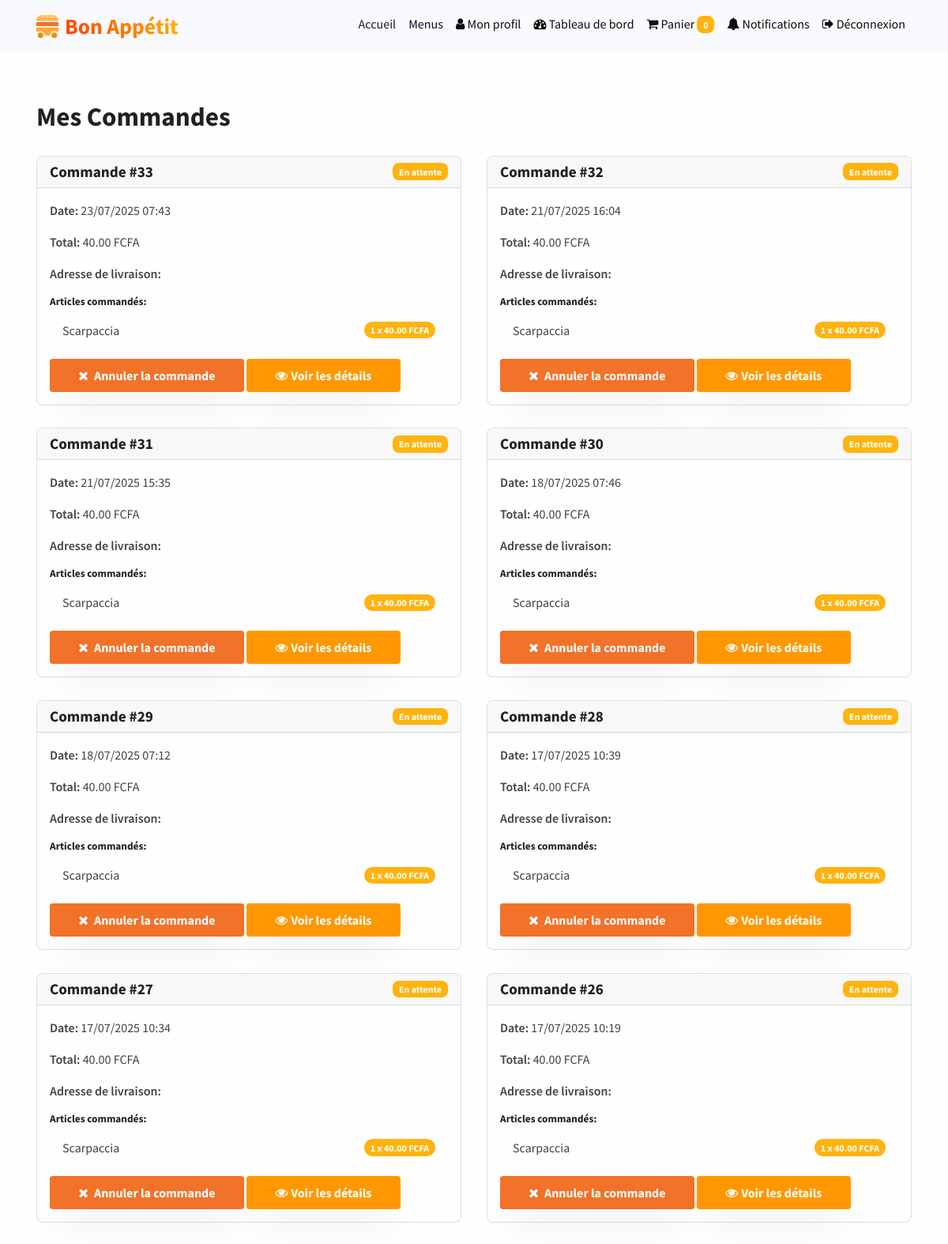
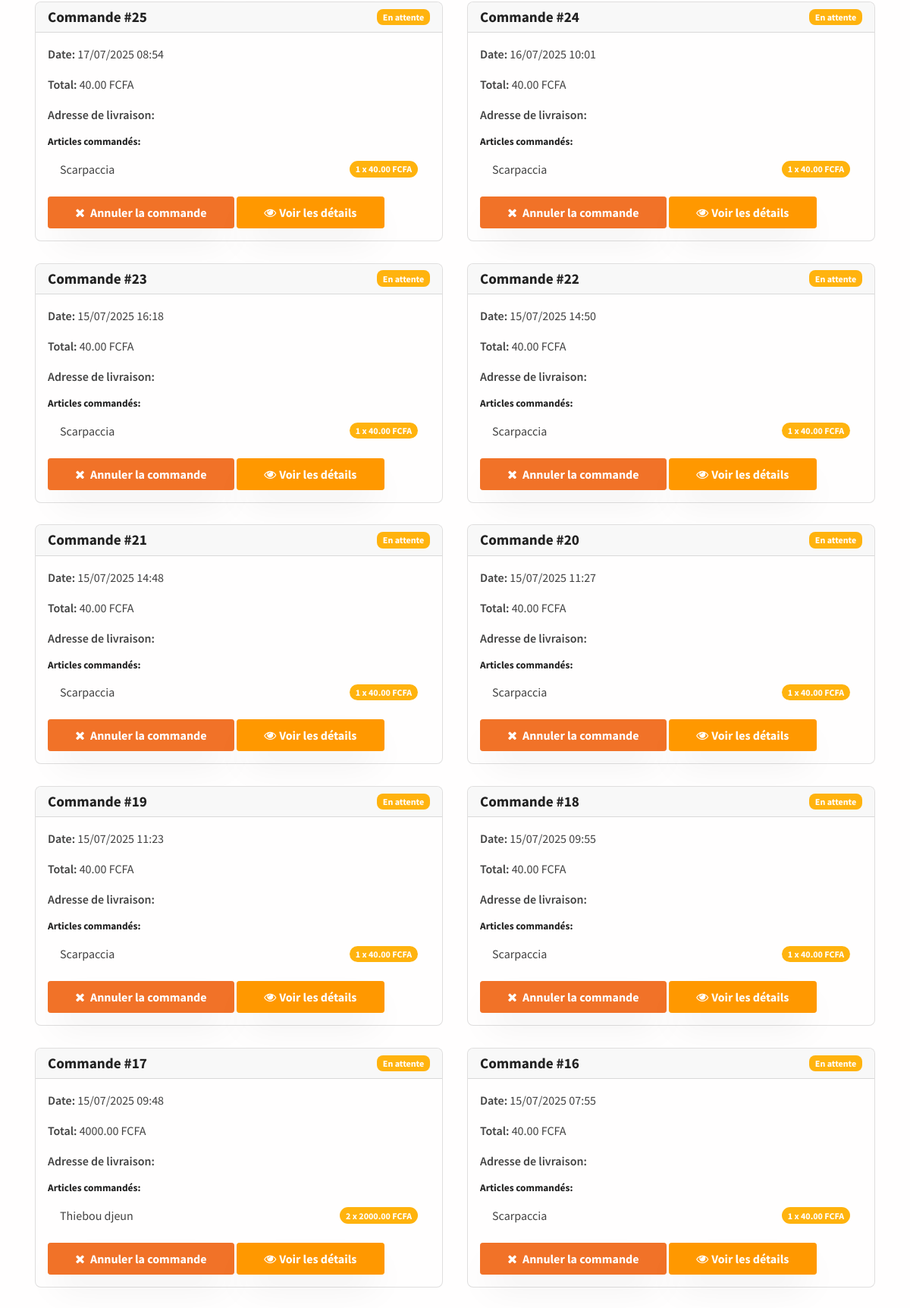
Page /commandes/mes-commandes/ (signed in, upper part) on the committed database (2 pictures, top to bottom).
### commandes/models.py (models this page shows, shortened)
class Commande(models.Model):
    class Statut(models.TextChoices):
        EN_ATTENTE = 'EN_ATTENTE', 'En attente'
        EN_PREPARATION = 'EN_PREPARATION', 'En préparation'
        PRETE = 'PRETE', 'Prête'
        LIVREE = 'RECUPEREE', 'Récupérée'
        ANNULEE = 'ANNULEE', 'Annulée'
    client = models.ForeignKey(settings.AUTH_USER_MODEL, on_delete=models.CASCADE, related_name='commandes')
    date_commande = models.DateTimeField(auto_now_add=True)
    statut = models.CharField(
        max_length=20,
        choices=Statut.choices,
        default=Statut.EN_ATTENTE
    )
    telephone = models.CharField(max_length=15)
    notes = models.TextField(blank=True)
    total = models.DecimalField(max_digits=10, decimal_places=2, default=0)

class LigneCommande(models.Model):
    commande = models.ForeignKey(Commande, on_delete=models.CASCADE, related_name='lignes')
    menu = models.ForeignKey(Menu, on_delete=models.CASCADE)
    quantite = models.PositiveIntegerField(default=1)
    prix_unitaire = models.DecimalField(max_digits=10, decimal_places=2)
    sous_total = models.DecimalField(max_digits=10, decimal_places=2)

### menus/models.py (models this page shows, shortened)
class Menu(models.Model):
    CATEGORIE_CHOICES = [
        ('entree', 'Entrée'),
        ('plat', 'Plat'),
        ('dessert', 'Dessert'),
        ('boisson', 'Boisson'),
        ('fast-food', 'Fast-Food'),
        ('snack', 'Snack'),
    ]
    nom = models.CharField(max_length=100)
    description = models.TextField()
    prix = models.DecimalField(max_digits=6, decimal_places=2)
    image = models.ImageField(upload_to='menus/', null=True, blank=True)
    disponible = models.BooleanField(default=True)
    categorie = models.CharField(max_length=20, choices=CATEGORIE_CHOICES)

### commandes/views.py (the view)
# urls.py: path('mes-commandes/', views.mes_commandes, name='mes_commandes'),
@login_required
def mes_commandes(request):
    commandes = Commande.objects.filter(client=request.user).order_by('-date_commande')
    return render(request, 'commandes/mes_commandes.html', {'commandes': commandes})

### comptes/models.py (called while the page is built)
    def is_client(self):
        return self.role == self.Role.CLIENT

### templates/commandes/mes_commandes.html
{% extends 'base.html' %}
{% block content %}
<div class="container mt-5">
    <h2 class="mb-4">Mes Commandes</h2>
    {% if commandes %}
        <div class="row">
            {% for commande in commandes %}
                <div class="col-md-6 mb-4">
                    <div class="card">
                        <div class="card-header d-flex justify-content-between align-items-center">
                            <h5 class="mb-0">Commande #{{ commande.id }}</h5>
                            <span class="badge {% if commande.statut == 'EN_ATTENTE' %}bg-warning
                                            {% elif commande.statut == 'EN_PREPARATION' %}bg-info
                                            {% elif commande.statut == 'PRETE' %}bg-primary
                                            {% elif commande.statut == 'LIVREE' %}bg-success
                                            {% else %}bg-danger{% endif %}">
                                {{ commande.get_statut_display }}
                            </span>
                        </div>
                        <div class="card-body">
                            <p><strong>Date:</strong> {{ commande.date_commande|date:"d/m/Y H:i" }}</p>
                            <p><strong>Total:</strong> {{ commande.total }} FCFA</p>
                            <p><strong>Adresse de livraison:</strong> {{ commande.adresse_livraison }}</p>
                            <div class="mt-3">
                                <h6>Articles commandés:</h6>
                                <ul class="list-group list-group-flush">
                                    {% for ligne in commande.lignes.all %}
                                        <li class="list-group-item d-flex justify-content-between align-items-center">
                                            {{ ligne.menu.nom }}
                                            <span class="badge bg-primary rounded-pill">
                                                {{ ligne.quantite }} x {{ ligne.prix_unitaire }} FCFA
                                            </span>
                                        </li>
                                    {% endfor %}
                                </ul>
                            </div>
                            <div class="mt-3">
                                {% if commande.statut == 'EN_ATTENTE' %}
                                    <a href="{% url 'annuler_commande' commande.id %}" class="btn btn-danger d-inline-flex align-items-center"
                                       onclick="return confirm('Êtes-vous sûr de vouloir annuler cette commande ?')">
                                        <i class="fa fa-times me-1"></i> Annuler la commande
                                    </a>
                                {% endif %}
                                <a href="{% url 'detail_commande' commande.id %}" class="btn btn-primary d-inline-flex align-items-center">
                                    <i class="fa fa-eye me-1"></i> Voir les détails
                                </a>
                            </div>
                        </div>
                    </div>
                </div>
            {% endfor %}
        </div>
    {% else %}
        <div class="alert alert-info">
            Vous n'avez pas encore passé de commande. <a href="{% url 'accueil' %}">Découvrez nos menus</a>
        </div>
    {% endif %}
</div>
{% endblock %}

### static/assets/css/custom.css (style rules this page uses)
html, body { height: 100%; }
body { display: flex; flex-direction: column; min-height: 100vh; overflow-x: hidden; }
.btn-danger { opacity: 1 !important; visibility: visible !important; display: inline-block !important; }

### menus/templates/base.html (style rules this page uses)
body { overflow-x: hidden; }

### rows in the picture
Commande: id "33", statut "En attente", date_commande "23/07/2025 07:43", total "40.00", shows "Annuler la commande"
LigneCommande: menu.nom "Scarpaccia", quantite "1", prix_unitaire "40.00"
Commande: id "32", statut "En attente", date_commande "21/07/2025 16:04", total "40.00", shows "Annuler la commande"
LigneCommande: menu.nom "Scarpaccia", quantite "1", prix_unitaire "40.00"
Commande: id "31", statut "En attente", date_commande "21/07/2025 15:35", total "40.00", shows "Annuler la commande"
LigneCommande: menu.nom "Scarpaccia", quantite "1", prix_unitaire "40.00"
Commande: id "30", statut "En attente", date_commande "18/07/2025 07:46", total "40.00", shows "Annuler la commande"
LigneCommande: menu.nom "Scarpaccia", quantite "1", prix_unitaire "40.00"
Commande: id "29", statut "En attente", date_commande "18/07/2025 07:12", total "40.00", shows "Annuler la commande"
LigneCommande: menu.nom "Scarpaccia", quantite "1", prix_unitaire "40.00"
Commande: id "28", statut "En attente", date_commande "17/07/2025 10:39", total "40.00", shows "Annuler la commande"
LigneCommande: menu.nom "Scarpaccia", quantite "1", prix_unitaire "40.00"
Commande: id "27", statut "En attente", date_commande "17/07/2025 10:34", total "40.00", shows "Annuler la commande"
LigneCommande: menu.nom "Scarpaccia", quantite "1", prix_unitaire "40.00"
Commande: id "26", statut "En attente", date_commande "17/07/2025 10:19", total "40.00", shows "Annuler la commande"
LigneCommande: menu.nom "Scarpaccia", quantite "1", prix_unitaire "40.00"
Commande: id "25", statut "En attente", date_commande "17/07/2025 08:54", total "40.00", shows "Annuler la commande"
LigneCommande: menu.nom "Scarpaccia", quantite "1", prix_unitaire "40.00"
Commande: id "24", statut "En attente", date_commande "16/07/2025 10:01", total "40.00", shows "Annuler la commande"
LigneCommande: menu.nom "Scarpaccia", quantite "1", prix_unitaire "40.00"
Commande: id "23", statut "En attente", date_commande "15/07/2025 16:18", total "40.00", shows "Annuler la commande"
LigneCommande: menu.nom "Scarpaccia", quantite "1", prix_unitaire "40.00"
Commande: id "22", statut "En attente", date_commande "15/07/2025 14:50", total "40.00", shows "Annuler la commande"
LigneCommande: menu.nom "Scarpaccia", quantite "1", prix_unitaire "40.00"
Commande: id "21", statut "En attente", date_commande "15/07/2025 14:48", total "40.00", shows "Annuler la commande"
LigneCommande: menu.nom "Scarpaccia", quantite "1", prix_unitaire "40.00"
Commande: id "20", statut "En attente", date_commande "15/07/2025 11:27", total "40.00", shows "Annuler la commande"
LigneCommande: menu.nom "Scarpaccia", quantite "1", prix_unitaire "40.00"
Commande: id "19", statut "En attente", date_commande "15/07/2025 11:23", total "40.00", shows "Annuler la commande"
LigneCommande: menu.nom "Scarpaccia", quantite "1", prix_unitaire "40.00"
Commande: id "18", statut "En attente", date_commande "15/07/2025 09:55", total "40.00", shows "Annuler la commande"
LigneCommande: menu.nom "Scarpaccia", quantite "1", prix_unitaire "40.00"
Commande: id "17", statut "En attente", date_commande "15/07/2025 09:48", total "4000.00", shows "Annuler la commande"
LigneCommande: menu.nom "Thiebou djeun", quantite "2", prix_unitaire "2000.00"
Commande: id "16", statut "En attente", date_commande "15/07/2025 07:55", total "40.00", shows "Annuler la commande"
LigneCommande: menu.nom "Scarpaccia", quantite "1", prix_unitaire "40.00"

### other values in the picture
{{ request.session.panier|length }} "0"
